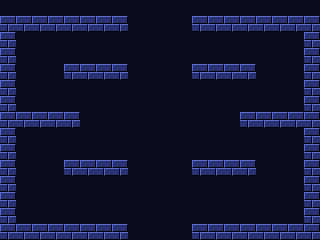

Tiled map render using the project's own tile images. Description and the whole map definition, tile-layer contents included, below:
An orthogonal 20x15 tile map with 16x16 px tiles, 1 tile layer (Tiles) and 7 objects (3x Slime, 2x Imp, Bat, Player).

<map version="1.10" tiledversion="1.11.2" orientation="orthogonal" renderorder="right-down" width="20" height="15" tilewidth="16" tileheight="16" infinite="0" nextlayerid="4" nextobjectid="8">
  <properties>
    <property name="index" value="15" type="int" />
    <property name="name" value="Round 16" />
  </properties>
  <tileset firstgid="1" source="../tileset.tsx" />
  <layer id="1" name="Tiles" width="20" height="15">
    <data encoding="csv">
1,1,1,1,1,1,1,1,1,1,1,1,1,1,1,1,1,1,1,1,
5,5,5,5,5,5,5,5,1,1,1,1,5,5,5,5,5,5,5,5,
5,1,1,1,1,1,1,1,1,1,1,1,1,1,1,1,1,1,1,5,
5,1,1,1,1,1,1,1,1,1,1,1,1,1,1,1,1,1,1,5,
5,1,1,1,21,21,21,21,1,1,1,1,21,21,21,21,1,1,1,5,
5,1,1,1,1,1,1,1,1,1,1,1,1,1,1,1,1,1,1,5,
5,1,1,1,1,1,1,1,1,1,1,1,1,1,1,1,1,1,1,5,
5,21,21,21,21,1,1,1,1,1,1,1,1,1,1,21,21,21,21,5,
5,1,1,1,1,1,1,1,1,1,1,1,1,1,1,1,1,1,1,5,
5,1,1,1,1,1,1,1,1,1,1,1,1,1,1,1,1,1,1,5,
5,1,1,1,21,21,21,21,1,1,1,1,21,21,21,21,1,1,1,5,
5,1,1,1,1,1,1,1,1,1,1,1,1,1,1,1,1,1,1,5,
5,1,1,1,1,1,1,1,1,1,1,1,1,1,1,1,1,1,1,5,
5,1,1,1,1,1,1,1,1,1,1,1,1,1,1,1,1,1,1,5,
5,5,5,5,5,5,5,5,1,1,1,1,5,5,5,5,5,5,5,5
</data>
  </layer>
  <objectgroup id="2" name="Spawns">
    <object id="1" name="Slime" class="Slime" x="96" y="48">
      <point />
    </object>
    <object id="2" name="Slime" class="Slime" x="208" y="48">
      <point />
    </object>
    <object id="3" name="Imp" class="Imp" x="32" y="96">
      <point />
    </object>
    <object id="4" name="Imp" class="Imp" x="272" y="96">
      <point />
    </object>
    <object id="5" name="Slime" class="Slime" x="96" y="144">
      <point />
    </object>
    <object id="6" name="Bat" class="Bat" x="208" y="144">
      <point />
    </object>
    <object id="7" name="Player" class="Player" x="32" y="208">
      <point />
    </object>
  </objectgroup>
</map>
